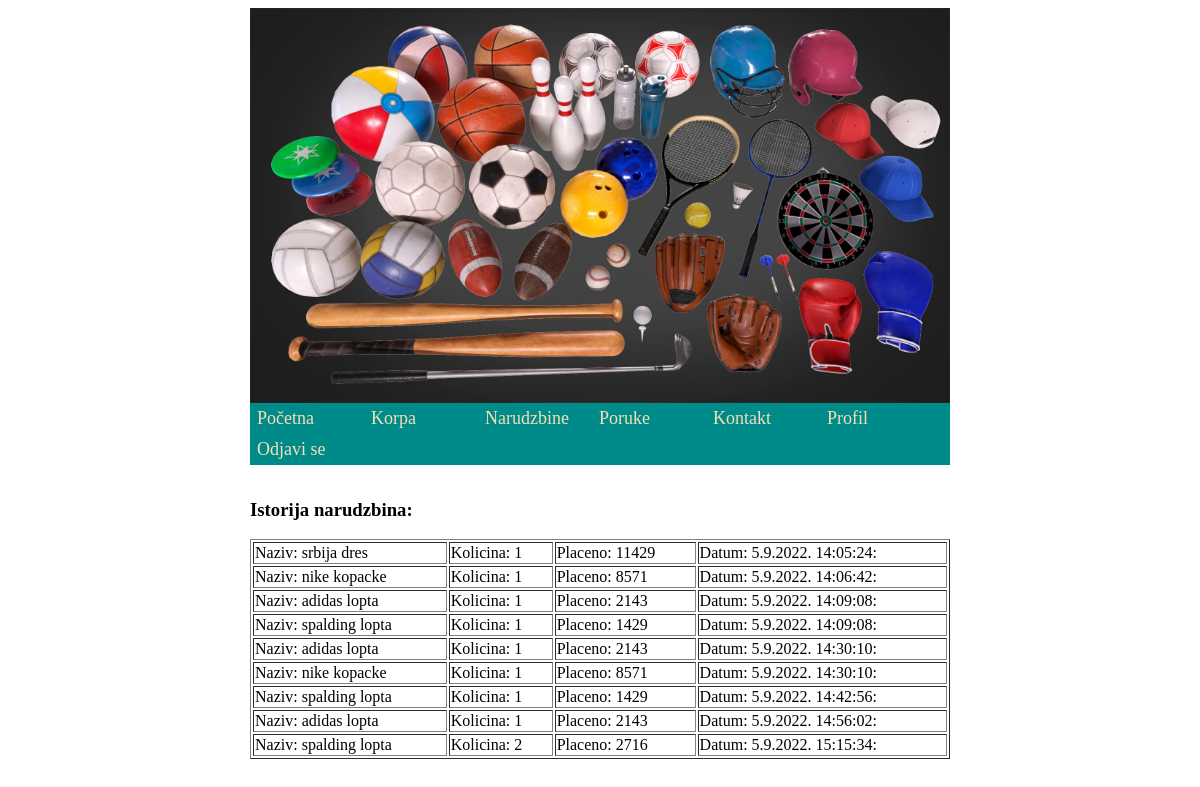
The app's page /mysql/orders.php (signed in) with its own data.
### tables this page shows
CREATE TABLE IF NOT EXISTS `orders` (
  `id` int(10) UNSIGNED NOT NULL AUTO_INCREMENT,
  `buyer_id` int(10) UNSIGNED NOT NULL,
  `product_id` int(10) UNSIGNED NOT NULL,
  `amount` int(10) UNSIGNED NOT NULL,
  `sum_price` int(10) UNSIGNED NOT NULL,
  `vreme` text,
  PRIMARY KEY (`id`),
  KEY `buyer_id` (`buyer_id`),
  KEY `product_id` (`product_id`)
);

CREATE TABLE IF NOT EXISTS `products` (
  `id` int(10) UNSIGNED NOT NULL AUTO_INCREMENT,
  `name` varchar(45) NOT NULL,
  `stock` int(11) DEFAULT '0',
  `sold` int(11) DEFAULT '0',
  `price` int(11) DEFAULT '0',
  `pdesc` varchar(200) NOT NULL,
  `type_id` int(11) NOT NULL,
  PRIMARY KEY (`id`),
  KEY `type_id` (`type_id`)
);

### mysql/functions.php (called while the page is built, shortened)
<?php
$dbhost="localhost";
$dbname="sqldb";
$dbuser="myadmin";
$dbpassword="123";
$connection= new mysqli($dbhost, $dbuser, $dbpassword, $dbname);
function queryMysql($query){
    global $connection;
    $result=$connection->query($query);
    return $result;
}

### mysql/orders.php (the view, shortened to what this page needs)
<?php
require_once "header.php";
?>
<div class="content">
    <?php
        $result = queryMysql("CALL podaci_orders($id)");
        echo "<h3>Istorija narudzbina:</h3>";
        echo "<table style='width:100%' border='1px solid black'>";
            while($row = $result->fetch_assoc()){
                echo "<tr>";
                echo "<td>";
                echo "Naziv: ".$row['name'];
                echo "</td>";
                echo "<td>";
                echo "Kolicina: ".$row['amount'];
                echo "</td>";
                echo "<td>";
                echo "Placeno: ".$row['sum_price'];
                echo "</td>";
                echo "<td>";
                echo "Datum: ".date("j.n.Y. H:i:s: ",$row['vreme']);
                echo "</td>";
                echo "</tr>" ;
            }
            echo "</table>";
    ?>
  </div>

### mysql/css/style.css (style rules this page uses)
.content { padding-top: 15px; margin-bottom: 50px; }

### records on screen
orders: product.name "srbija dres", amount "1", sum_price "11429", vreme "5.9.2022. 14:05:24:"
orders: product.name "nike kopacke", amount "1", sum_price "8571", vreme "5.9.2022. 14:06:42:"
orders: product.name "adidas lopta", amount "1", sum_price "2143", vreme "5.9.2022. 14:09:08:"
orders: product.name "spalding lopta", amount "1", sum_price "1429", vreme "5.9.2022. 14:09:08:"
orders: product.name "adidas lopta", amount "1", sum_price "2143", vreme "5.9.2022. 14:30:10:"
orders: product.name "nike kopacke", amount "1", sum_price "8571", vreme "5.9.2022. 14:30:10:"
orders: product.name "spalding lopta", amount "1", sum_price "1429", vreme "5.9.2022. 14:42:56:"
orders: product.name "adidas lopta", amount "1", sum_price "2143", vreme "5.9.2022. 14:56:02:"
orders: product.name "spalding lopta", amount "2", sum_price "2716", vreme "5.9.2022. 15:15:34:"
